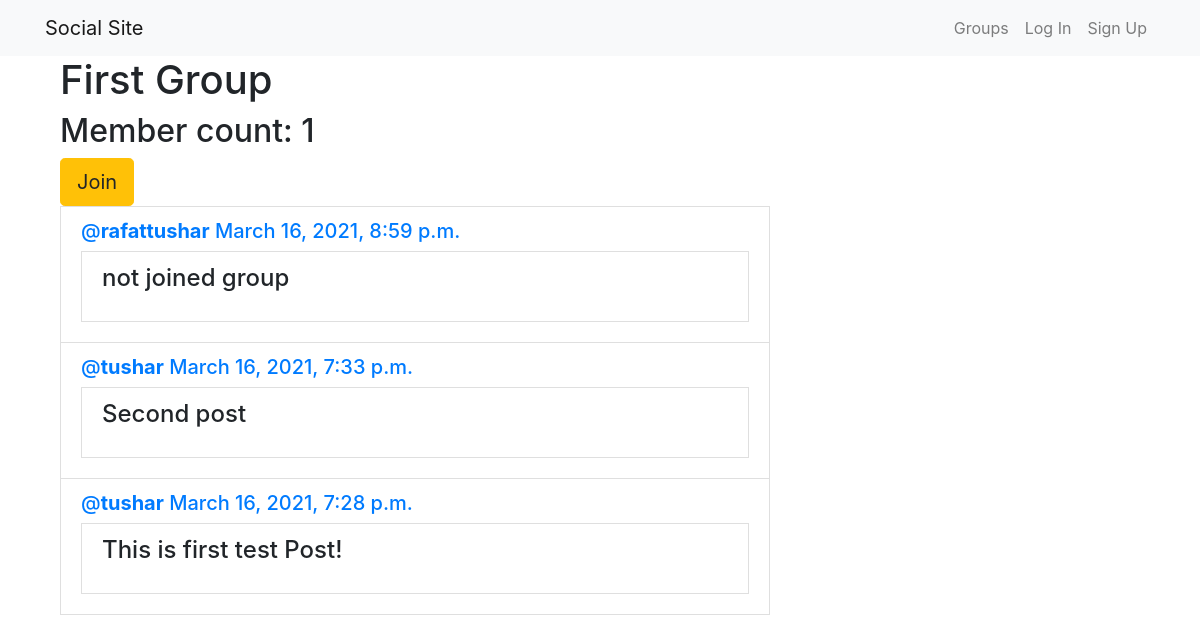
The app's page /groups/posts/in/first-group/ with its own data.
### groups/models.py (models this page shows, shortened)
class Group(models.Model):
    name = models.CharField(max_length=256, unique=True)
    slug = models.SlugField(allow_unicode=True, unique=True)
    description = models.TextField(blank=True, default='')
    description_html = models.TextField(editable=False, default='', blank=True)
    members = models.ManyToManyField(User, through='GroupMember')
    class Meta:
        ordering = ['name']

### posts/models.py (models this page shows, shortened)
class Post(models.Model):
    user = models.ForeignKey(User, related_name='posts', on_delete=models.CASCADE)
    created_at = models.DateTimeField(auto_now=True)
    message = models.TextField()
    message_html = models.TextField(editable=False)
    group = models.ForeignKey(Group, related_name='posts', null=True, blank=True, on_delete=models.CASCADE)
    class Meta:
        ordering = ['-created_at']
        unique_together = ['user', 'message']

### groups/views.py (the view)
# urls.py: url(r'^posts/in/(?P<slug>[-\w]+)/$', views.SingleGroup.as_view(),name='single'),
class SingleGroup(generic.DetailView):
    model = Group

### groups/templates/groups/group_detail.html
{% extends "groups/group_base.html" %}
{% block pregroup %}
  <div class="container">
    <h1>{{ group.name }}</h1>
    <h2>Member count: {{ group.members.count }}</h2>
  </div>
  <div class="content container">
    {% if user in group.members.all %}
      <a class="btn btn-lg btn-warning" href="{% url 'groups:leave' slug=group.slug %}">Leave</a>
    {% else %}
    <a class="btn btn-lg btn-warning" href="{% url 'groups:join' slug=group.slug %}">Join</a>
    {% endif %}
  </div>
{% endblock  %}
{% block group_content %}
  <div class="col-md-8">
    {% if group.posts.count == 0 %}
      <h2>No posts in this group yet</h2>
    {% else %}
     {% for post in group.posts.all %}
       {% include "posts/_post.html" %}
     {% endfor %}
    {% endif %}
  </div>
{% endblock  %}

### posts/templates/posts/_post.html (shortened to what this page needs)
<div class="list-group-item">
  <h5 class="media-heading">
    <span class='username title list-group-item-heading'>
      <a href="{% url 'posts:for_user' username=post.user.username %}">
        @<strong>{{ post.user.username }}</strong>
      </a>
    </span>
    <time class="time">
      <a href="{% url 'posts:single' username=post.user.username pk=post.pk %}">
        {{ post.created_at }}
      </a>
    </time>
  </h5>
  <h4 class="list-group-item container-fluid">{{ post.message_html|safe }}</h4>
</div>

### records on screen
Group: name "First Group", members.count "1"
Post: user.username "rafattushar", created_at "March 16, 2021, 8:59 p.m.", message_html "not joined group"
Post: user.username "tushar", created_at "March 16, 2021, 7:33 p.m.", message_html "Second post"
Post: user.username "tushar", created_at "March 16, 2021, 7:28 p.m.", message_html "This is first test Post!"
